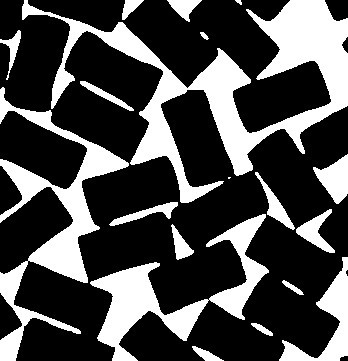
#> input picture Mision1-Control-de-Trayectoria/cva-others/imagen3.jpg, 348 x 361 px
$ python test6.py
#> lines starting #> are read from the running program, lines starting #| are printed output that depends on the picture; after the words box and inside, x2 and y2 are one past the last pixel; in counts of white or black regions, pixels touching at a corner belong together
import cv2
import numpy as np
import random
from scipy.ndimage import label

def segment_on_dt(img):
    dt = cv2.distanceTransform(img, cv2.DIST_L2, 3)  # L2 norm, 3x3 mask
    dt = ((dt - dt.min()) / (dt.max() - dt.min()) * 255).astype(np.uint8)
    _, dt_bin = cv2.threshold(dt, 100, 255, cv2.THRESH_BINARY)
    lbl, ncc = label(dt_bin)

    lbl[img == 0] = lbl.max() + 1
    lbl = lbl.astype(np.int32)
    cv2.watershed(cv2.cvtColor(img, cv2.COLOR_GRAY2BGR), lbl)
    lbl[lbl == -1] = 0
    return lbl

# Especifica el nombre del archivo de entrada y salida
input_image_path = 'imagen3.jpg'
output_image_path = 'im.jpg'

# Carga la imagen
img = cv2.imread(input_image_path, cv2.IMREAD_GRAYSCALE)
#> img is the input picture: shape (361, 348); min 0, max 255, mean 75.9
if img is None:
    print(f"Error: No se puede leer la imagen {input_image_path}")
    sys.exit(1)

# Aplica el umbral de Otsu
_, img_bin = cv2.threshold(img, 0, 255, cv2.THRESH_BINARY + cv2.THRESH_OTSU)
#> img_bin: shape (361, 348); 29.7% white; 19 white regions (1 under 20 px), largest, box (x1, y1, x2, y2) and area: (22, 0, 348, 203) 15996, (0, 87, 129, 361) 7851, (90, 214, 269, 361) 6538
img_bin = 255 - img_bin  # Blanco: objetos; Negro: fondo
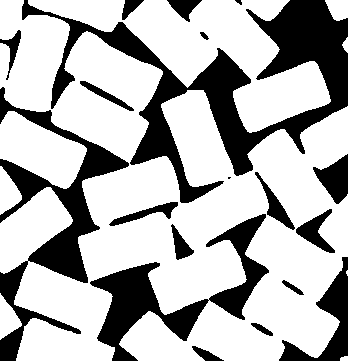
#> img_bin: shape (361, 348); 70.3% white; 19 black regions (1 under 20 px), largest, box (x1, y1, x2, y2) and area: (22, 0, 348, 203) 15996, (0, 87, 129, 361) 7851, (90, 214, 269, 361) 6538

# Segmenta la imagen
ws_result = segment_on_dt(img_bin)
#> in segment_on_dt, `dt = cv2.distanceTransform(img, cv2.DIST_L2, 3)`:
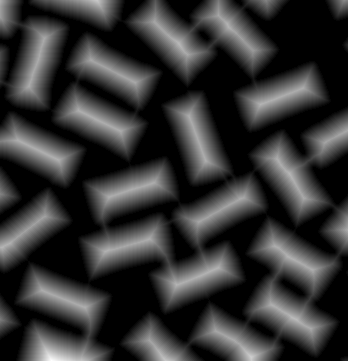
#> dt: shape (361, 348) float32; min 0, max 34.25, mean 7; drawn with min black and max white
#> in segment_on_dt, `_, dt_bin = cv2.threshold(dt, 100, 255, cv2.THRESH_BINARY)`: dt_bin: shape (361, 348); 21.1% white; 28 white regions, largest, box (x1, y1, x2, y2) and area: (163, 255, 231, 299) 1362, (0, 127, 72, 174) 1352, (257, 289, 324, 342) 1348
#> in segment_on_dt, `lbl, ncc = label(dt_bin)`:
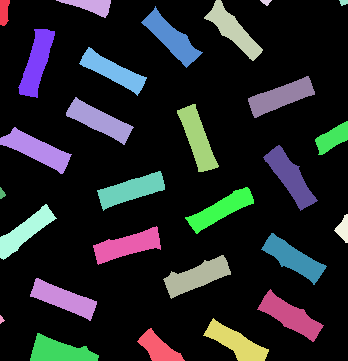
#> lbl: shape (361, 348) int32; 29 distinct labels, from 0 to 28; one colour per label, 0 black
#> in segment_on_dt, `lbl, ncc = label(dt_bin)`: ncc = 28
#> in segment_on_dt, `lbl[img == 0] = lbl.max() + 1`:
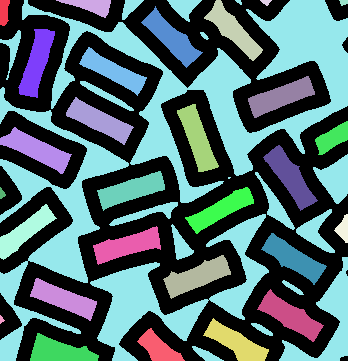
#> lbl: shape (361, 348) int32; 30 distinct labels, from 0 to 29; one colour per label, 0 black
#> in segment_on_dt, `lbl[lbl == -1] = 0`:
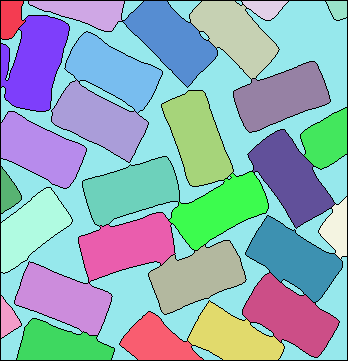
#> lbl: shape (361, 348) int32; 30 distinct labels, from 0 to 29; one colour per label, 0 black

# Colorea el resultado
height, width = ws_result.shape
#> height = 361; width = 348
ws_color = np.zeros((height, width, 3), dtype=np.uint8)
lbl, ncc = label(ws_result)
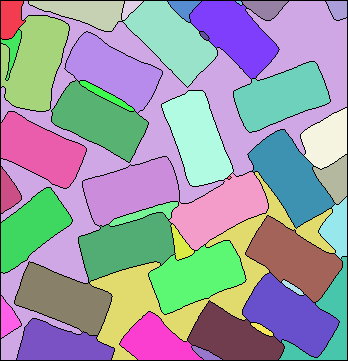
#> lbl: shape (361, 348) int32; 45 distinct labels, from 0 to 44; one colour per label, 0 black
#> ncc = 44

# Establece la semilla aleatoria para la reproducibilidad
random.seed(42)

for l in range(1, ncc + 1):
    a, b = np.nonzero(lbl == l)
    if len(a) == 0 or img_bin[a[0], b[0]] == 0:  # No colorear el fondo o manejar regiones vacías
        continue
    rgb = [random.randint(0, 255) for _ in range(3)]
    ws_color[lbl == l] = tuple(rgb)
#> this loop made 44 passes
#> rgb on passes 1, 3, 5, 7, 9, 10, 11, 13, 15, 16, 18, 19: [57, 12, 140], [125, 114, 71], [52, 44, 216], [16, 15, 47], [111, 119, 13], [101, 214, 112], [229, 142, 3], [81, 216, 174], [142, 79, 110], [172, 52, 47], [194, 49, 183], [176, 135, 22]
#> a on pass 8: [1, 1, 1, 1, 1, 2, 2, 2, 2, 2, 3, 3, 3, 4, 4]
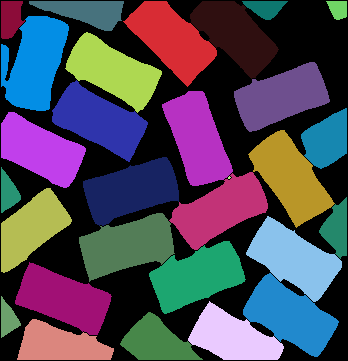
#> ws_color: shape (361, 348, 3); mean of channels 0, 1, 2 88.3, 71.7, 77.2; drawn as B, G, R

# Guarda el resultado
cv2.imwrite(output_image_path, ws_color)

$ run again, with Mision1-Control-de-Trayectoria/cva-others/imagen2.jpg copied over Mision1-Control-de-Trayectoria/cva-others/imagen3.jpg
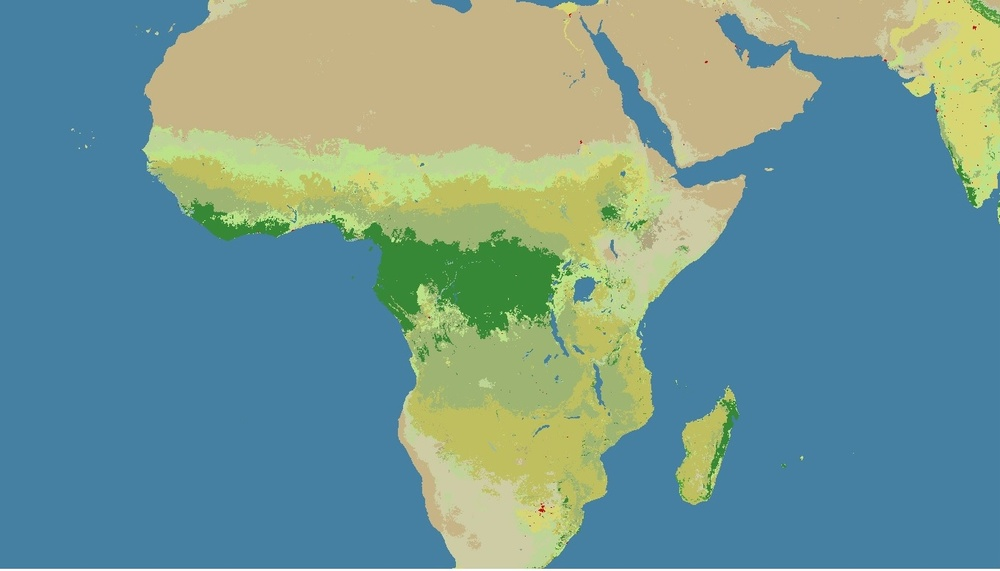
#> input picture Mision1-Control-de-Trayectoria/cva-others/imagen2.jpg, 1000 x 571 px, shrunk from 1362 x 778 before the run
#> dt_bin: shape (571, 1000); 17.3% white; 3 white regions, box (x1, y1, x2, y2) and area: (0, 176, 327, 480) 63179, (769, 173, 1000, 480) 32219, (0, 0, 58, 86) 3125
#> in segment_on_dt, `lbl, ncc = label(dt_bin)`: ncc = 3
#> `lbl, ncc = label(ws_result)`:
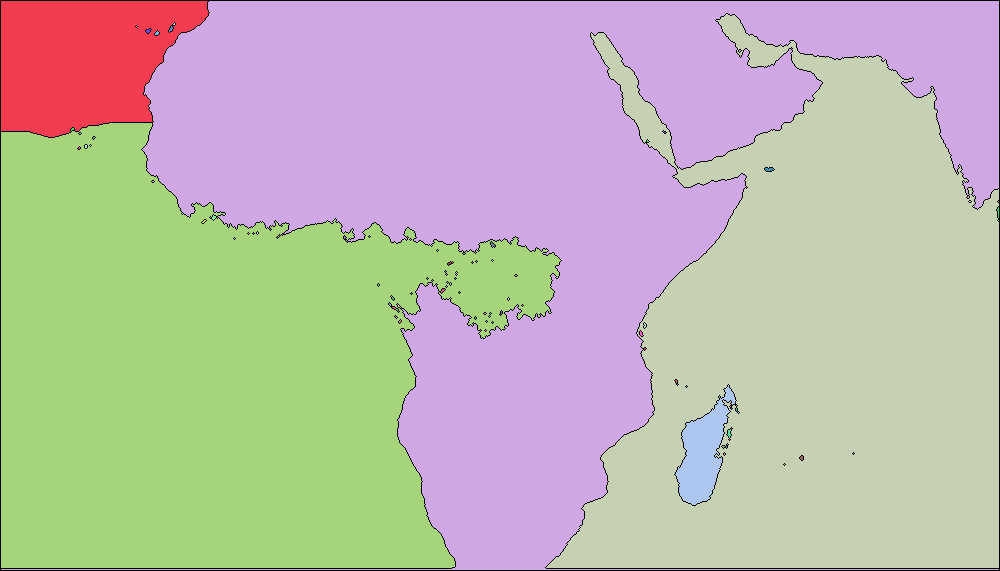
#> lbl: shape (571, 1000) int32; 132 distinct labels, from 0 to 131; one colour per label, 0 black
#> `lbl, ncc = label(ws_result)`: ncc = 131
#> the loop `for l in range(1, ncc + 1):` made 131 passes
#> (a, b) on passes 4 to 7: ([23, 24, 24], [174, 173, 174]), ([26], [136]), ([26, 27, 27, 28, 28, 28, 29, 29, 30, 30, 30, 31], [171, 171, 172, 170, 171, 172, 170, 171, 169, 170, 171, 169]), ([29, 29, 30, 30, 30, 30, 31, 31, 31, 31, 32, 32], [149, 150, 146, 147, 148, 149, 146, 147, 148, 149, 147, 148])
#> after the loop `for l in range(1, ncc + 1):`:
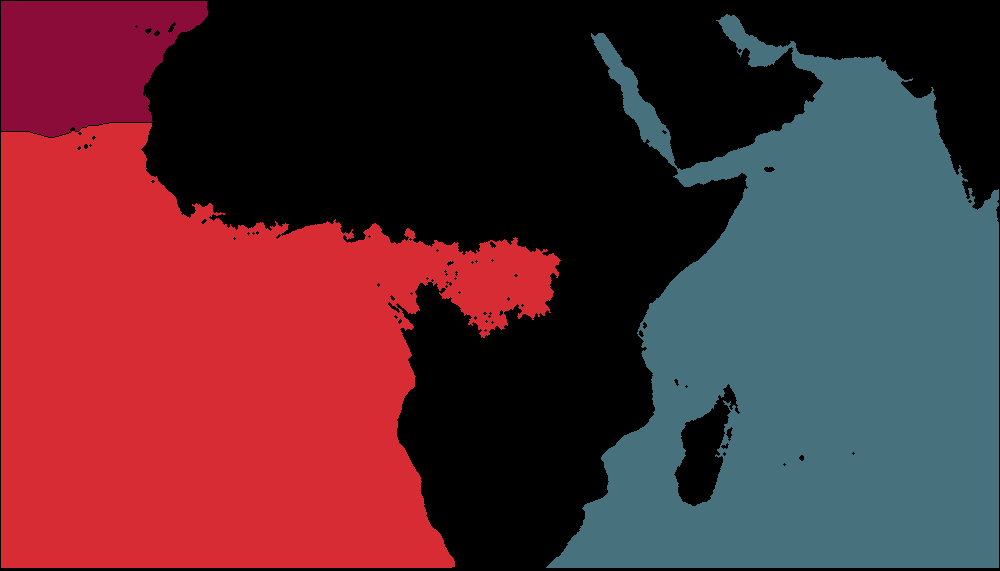
#> ws_color: shape (571, 1000, 3); mean of channels 0, 1, 2 51.3, 44.3, 87.3; drawn as B, G, R
